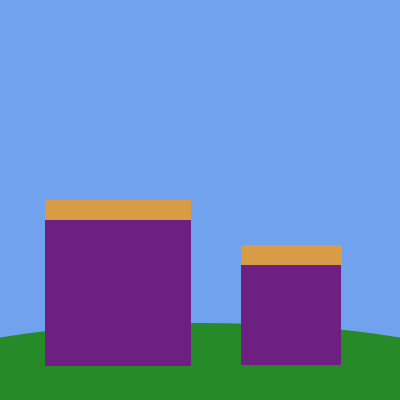
Frame 1 (no input)
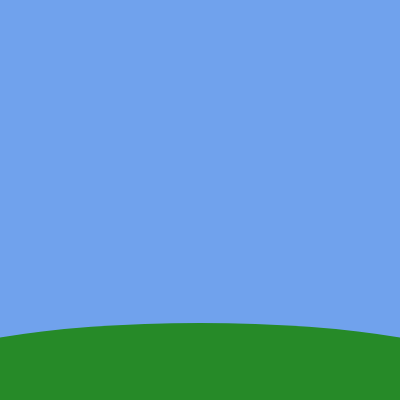
Frame 60 (no input)
Frame 120 (the mouse pressed at the canvas centre since frame 60): identical to frame 60, image omitted

The p5.js sketch that drew these frames (run headless with seeded random() and noise() and a simulated clock; from frame 60 on, the mouse is pressed at the canvas centre):

// p5.js sketch
// ── sketch.js

 /*houses with variables
2017-03-30
Lucca*/

 // Variables
    
        // House Variables
            var houseX=45;
            var houseY=220;
            var houseSize=146;
        
        // Roof Variables
           var roofX=houseX;
           var roofY=houseY-20;
           var roofSizeX=146;
           var roofSizeY=20;
       

function setup() {
  createCanvas(400, 400);
}

function draw() {
 
noStroke();

   
    // Background+Grass
        background
        (112, 162, 237);
        fill(38, 138, 40);
        ellipse(200, 373, 568, 100);
        
    // House 1
        fill(110, 31, 130);
        rect(houseX, houseY, houseSize, houseSize);
       
        // Roof 1
            fill(217, 156, 70);
            rect(roofX, roofY, roofSizeX, roofSizeY);
        
    // Fixed Variables
            houseX=houseX+196;
            houseY=houseY+45;
            houseSize=houseSize-46;
            roofX=houseX;
            roofY=houseY-20;
            roofSizeX=roofSizeX-45;
            roofSizeY=roofSizeY;
        
    // House 2
        fill(110, 31, 130);
        rect(houseX, houseY, houseSize, houseSize);
        
        // Roof 2
            fill(217, 156, 70);
            rect(roofX, roofY, roofSizeX, roofSizeY);
            


}
